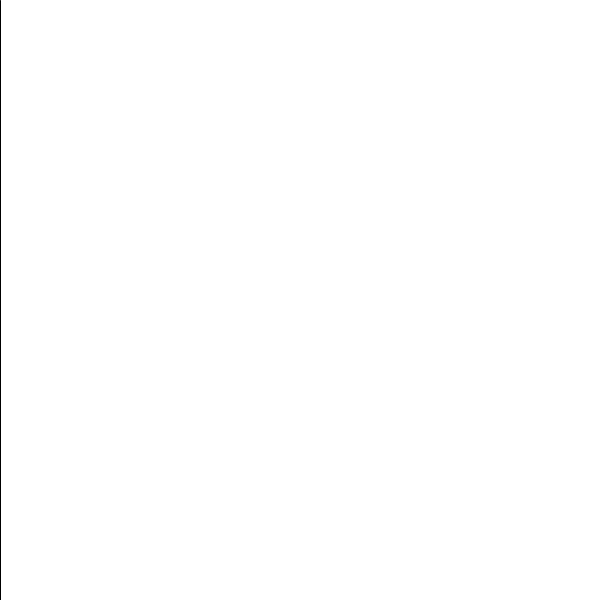
Frame 1 (no input)
Frame 60 (the mouse pressed at the canvas centre just before this capture): identical to frame 1, image omitted
Frame 120 (the mouse held since frame 60 and released just before this capture): blank canvas, image omitted

The Processing sketch that drew this single still picture (run headless with seeded random() and noise(); from frame 60 on, the mouse is pressed at the canvas centre):

// Processing sketch: _06_mousePressed
// ── _06_mousePressed.pde
float x = 0;

void setup() {
  size(600, 600);
  background(255);
  smooth();
}

void draw() {
  background(255);
  line(x, 0, x, height);
}

void mousePressed() {
  x+=10;  
}
